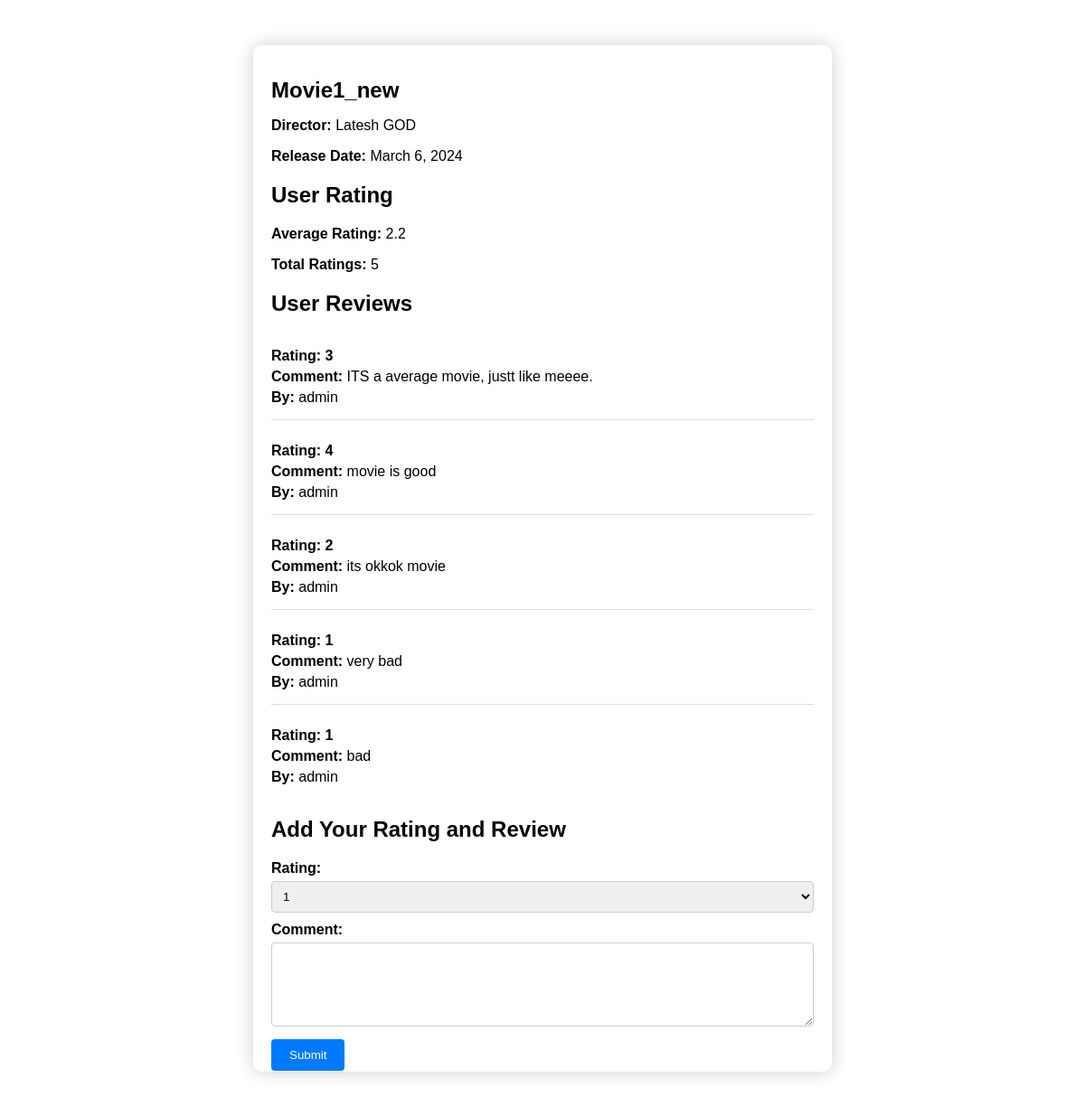
/add_review/aba5ba0bba814b18b0a3be05144a8c53/, run on the app's committed database.
### Myapp/models.py (models this page shows)
class Movie(models.Model):
    title = models.CharField(max_length=255)
    release_date = models.DateField()
    director = models.CharField(max_length=255)
    id = models.UUIDField(primary_key=True, default=uuid.uuid4, editable=False)
    average_rating = models.FloatField(default=0.0)
    total_ratings = models.IntegerField(default=0)
    poster = models.FileField(default="leo.jpeg", upload_to="posters")

class Review(models.Model):
    movie = models.ForeignKey(Movie, on_delete=models.CASCADE, related_name='reviews')
    user = models.ForeignKey(User, on_delete=models.CASCADE)
    rating = models.IntegerField(default=0)
    comment = models.TextField()
    created_at = models.DateTimeField(auto_now_add=True)

### Myapp/views.py (the view)
# urls.py: path('add_review/<str:pk>/', views.add_review, name='add_review'),
def add_review(request, pk):
    movie = Movie.objects.get(pk=pk)
    if request.method == 'POST':
        form = ReviewForm(request.POST)
        if form.is_valid():
            review = form.save(commit=False)
            review.movie = movie
            review.user = request.user
            review.save()
            movie.total_ratings += 1
            movie.average_rating = (movie.average_rating * (movie.total_ratings - 1) + review.rating) / movie.total_ratings
            movie.save()
            return redirect('Myapp:movie_list')
    else:
        form = ReviewForm()
    return render(request, 'Myapp/movie_detail.html', {'form': form, 'movie': movie})

### Myapp/forms.py
class ReviewForm(forms.ModelForm):
    class Meta:
        model = Review
        fields = ['rating', 'comment']

### Myapp/templates/Myapp/movie_detail.html (shortened to what this page needs)
{% load static %}
<!DOCTYPE html>
<html lang="en">
<head>
    <link rel="stylesheet" href="https://cdnjs.cloudflare.com/ajax/libs/font-awesome/5.15.4/css/all.min.css">
</head>
<body>
    <div class="container">
        <h1>{{ movie.title }}</h1>
        <p><strong>Director:</strong> {{ movie.director }}</p>
        <p><strong>Release Date:</strong> {{ movie.release_date }}</p>
        <h2>User Rating</h2>
        <p><strong>Average Rating:</strong> {{ movie.average_rating }}</p>
        <p><strong>Total Ratings:</strong> {{ movie.total_ratings }}</p>
        <h2>User Reviews</h2>
        {% if movie.reviews.all %}
            <ul class="user-reviews">
                {% for review in movie.reviews.all %}
                    <li>
                        <p><strong>Rating:</strong> {{ review.rating }}</p>
                        <p><strong>Comment:</strong> {{ review.comment }}</p>
                        <p><strong>By:</strong> {{ review.user }}</p>
                    </li>
                {% endfor %}
            </ul>
        {% else %}
            <p>No reviews yet. Be the first to review!</p>
        {% endif %}
        <div class="add-review-form">
            <h2>Add Your Rating and Review</h2>
            <form method="post" action="{% url 'Myapp:add_review' movie.id %}">
                <label for="id_rating">Rating:</label>
                <select name="rating" id="id_rating">
                    <option value="1">1</option>
                </select>
                <label for="id_comment">Comment:</label>
                <textarea name="comment" id="id_comment" cols="30" rows="5"></textarea>
                <button type="submit">Submit</button>
            </form>
        </div>
    </div>
</body>
</html>

### Myapp/templates/Myapp/movie_detail.html (style rules this page uses)
body { font-family: Arial, sans-serif; background-image:url("https://x23200197devopsmoviestatic.s3.eu-west-1.amazonaws.com/StaticImages/IMAGE_detail.jpg"); background-position: center; background-size: cover; background-repeat: no-repeat; }
.container { max-width: 600px; margin: 50px auto; background-color: rgba(255, 255, 255, 0.8); border-radius: 10px; box-shadow: 0 0 20px rgba(0, 0, 0, 0.2); padding: 20px; overflow-y: auto; max-height: 80vh; }
.container h1 { font-size: 24px; margin-bottom: 10px; }
.container p { font-size: 16px; margin-bottom: 8px; }
.user-reviews { list-style: none; padding: 0; }
.user-reviews li { border-bottom: 1px solid #ddd; padding: 10px 0; margin-bottom: 10px; }
.user-reviews li:last-child { border-bottom: none; }
.user-reviews p { margin: 5px 0; }
.user-reviews p:first-child { font-weight: bold; }
.add-review-form { margin-top: 20px; }
.add-review-form label { display: block; font-weight: bold; margin-bottom: 5px; }
.add-review-form select, .add-review-form textarea { width: 100%; padding: 8px; margin-bottom: 10px; border: 1px solid #ccc; border-radius: 4px; box-sizing: border-box; }
.add-review-form button { padding: 10px 20px; background-color: #007bff; border: none; color: #fff; border-radius: 4px; cursor: pointer; }

### data on the page
Movie: title "Movie1_new", director "Latesh GOD", release_date "March 6, 2024", average_rating "2.2", total_ratings "5"
Review: rating "3", comment "ITS a average movie, justt like meeee.", user "admin"
Review: rating "4", comment "movie is good", user "admin"
Review: rating "2", comment "its okkok movie", user "admin"
Review: rating "1", comment "very bad", user "admin"
Review: rating "1", comment "bad", user "admin"
